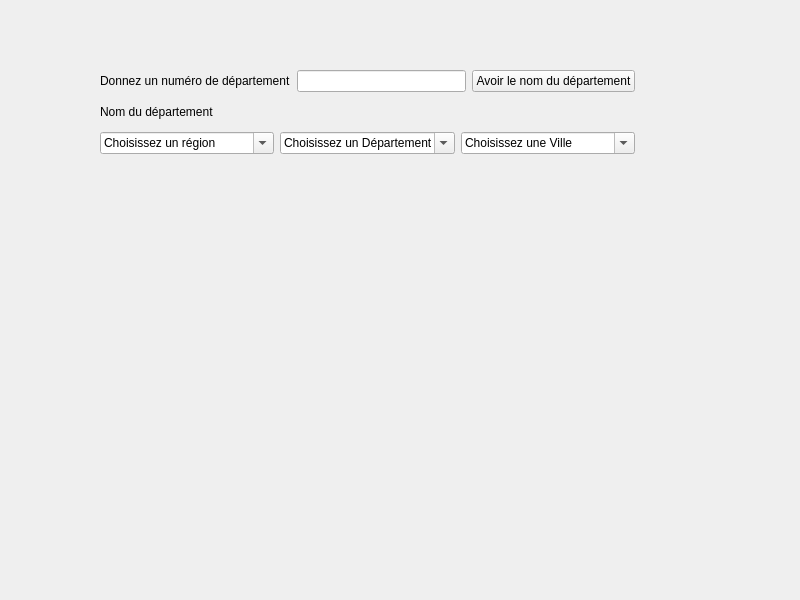
<?xml version="1.0" encoding="UTF-8"?>
<ui version="4.0">
 <class>BaseDeDonnee</class>
 <widget class="QWidget" name="BaseDeDonnee">
  <property name="geometry">
   <rect>
    <x>0</x>
    <y>0</y>
    <width>800</width>
    <height>600</height>
   </rect>
  </property>
  <property name="windowTitle">
   <string>BaseDeDonnee</string>
  </property>
  <widget class="QWidget" name="">
   <property name="geometry">
    <rect>
     <x>100</x>
     <y>70</y>
     <width>535</width>
     <height>84</height>
    </rect>
   </property>
   <layout class="QVBoxLayout" name="verticalLayout_2">
    <item>
     <layout class="QVBoxLayout" name="verticalLayout">
      <item>
       <layout class="QHBoxLayout" name="horizontalLayout">
        <item>
         <widget class="QLabel" name="label">
          <property name="text">
           <string>Donnez un numéro de département</string>
          </property>
         </widget>
        </item>
        <item>
         <widget class="QLineEdit" name="lineEditNumDepartements"/>
        </item>
        <item>
         <widget class="QPushButton" name="pushButtonAvoirNom">
          <property name="text">
           <string>Avoir le nom du département</string>
          </property>
         </widget>
        </item>
       </layout>
      </item>
      <item>
       <widget class="QLabel" name="labelNomDepartement">
        <property name="text">
         <string>Nom du département</string>
        </property>
       </widget>
      </item>
     </layout>
    </item>
    <item>
     <layout class="QHBoxLayout" name="horizontalLayout_2">
      <item>
       <widget class="QComboBox" name="comboBoxRegions">
        <property name="editable">
         <bool>true</bool>
        </property>
        <property name="currentText">
         <string>Choisissez un région</string>
        </property>
       </widget>
      </item>
      <item>
       <widget class="QComboBox" name="comboBoxDepartements">
        <property name="editable">
         <bool>true</bool>
        </property>
        <property name="currentText">
         <string>Choisissez un Département</string>
        </property>
       </widget>
      </item>
      <item>
       <widget class="QComboBox" name="comboBoxVilles">
        <property name="editable">
         <bool>true</bool>
        </property>
        <property name="currentText">
         <string>Choisissez une Ville</string>
        </property>
       </widget>
      </item>
     </layout>
    </item>
   </layout>
  </widget>
 </widget>
 <resources/>
 <connections/>
</ui>
